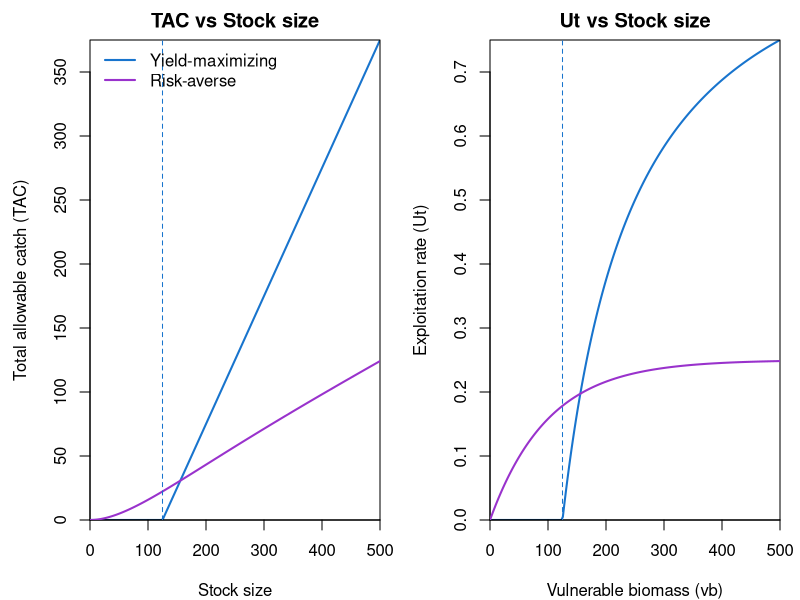
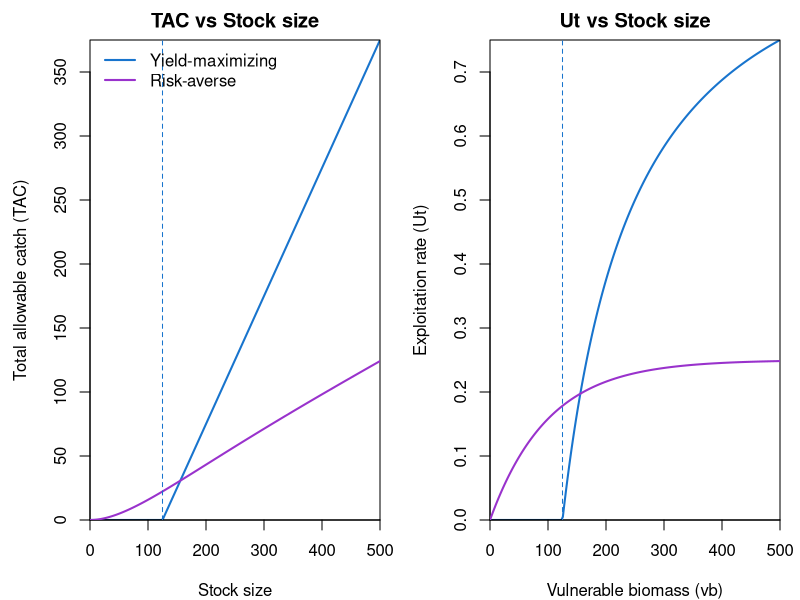

Write R code to recreate these figures, in order.
## ---- chunk 1

# X = guaranteed catch, H = high value of 50-50 gamble where
# (other outcome = 0)
get_upow <- function(X, H) log(0.5) / (log(X) - log(H))

# Example: Cahill is indifferent between 2 guaranteed and 
# a 50/50 gamble between 0 or 10 walleye
get_upow(X = 2, H = 10)

## ---- chunk 2

# stock range
stock <- seq(0, 500, length.out = 200)

# Yield-maximizing policy (fixed escapement)
escapement <- 125
tac_yield <- pmax(stock - escapement, 0)
ut_yield <- tac_yield / stock
ut_yield[stock == 0] <- 0  # handle division by 0

# HARA utility policy (smooth asymptote to max Ut)
Umax <- 0.25
tac_hara <- stock * Umax * (1 - exp(-stock / 100))
ut_hara <- tac_hara / stock
ut_hara[stock == 0] <- 0

# layout
par(mfrow = c(1, 2), mar = c(4, 4.5, 2, 1))

# Plot 1: TAC vs stock
plot(stock, tac_yield, type = "l", lwd = 2, col = "dodgerblue3",
     xlab = "Stock size", ylab = "Total allowable catch (TAC)",
     ylim = c(0, max(tac_yield, tac_hara)), yaxs = "i", xaxs = "i",
     main = "TAC vs Stock size")
lines(stock, tac_hara, lwd = 2, col = "darkorchid")
abline(v = escapement, col = "dodgerblue3", lty = 2)
legend("topleft", legend = c("Yield-maximizing",
                             "Risk-averse"),
       col = c("dodgerblue3", "darkorchid"), lwd = 2, bty = "n")

# Plot 2: Ut vs stock
plot(stock, ut_yield, type = "l", lwd = 2, col = "dodgerblue3",
     xlab = "Vulnerable biomass (vb)", ylab = "Exploitation rate (Ut)",
     ylim = c(0, max(ut_yield, ut_hara)), yaxs = "i", xaxs = "i",
     main = "Ut vs Stock size")
lines(stock, ut_hara, lwd = 2, col = "darkorchid")
abline(v = escapement, col = "dodgerblue3", lty = 2)
## ---- chunk 3

# stock range
stock <- seq(0, 500, length.out = 200)

# Yield-maximizing policy (fixed escapement)
escapement <- 125
tac_yield <- pmax(stock - escapement, 0)
ut_yield <- tac_yield / stock
ut_yield[stock == 0] <- 0  # handle division by 0

# HARA utility policy (smooth asymptote to max Ut)
Umax <- 0.25
tac_hara <- stock * Umax * (1 - exp(-stock / 100))
ut_hara <- tac_hara / stock
ut_hara[stock == 0] <- 0

# layout
par(mfrow = c(1, 2), mar = c(4, 4.5, 2, 1))

# Plot 1: TAC vs stock
plot(stock, tac_yield, type = "l", lwd = 2, col = "dodgerblue3",
     xlab = "Stock size", ylab = "Total allowable catch (TAC)",
     ylim = c(0, max(tac_yield, tac_hara)), yaxs = "i", xaxs = "i",
     main = "TAC vs Stock size")
lines(stock, tac_hara, lwd = 2, col = "darkorchid")
abline(v = escapement, col = "dodgerblue3", lty = 2)
legend("topleft", legend = c("Yield-maximizing",
                             "Risk-averse"),
       col = c("dodgerblue3", "darkorchid"), lwd = 2, bty = "n")

# Plot 2: Ut vs stock
plot(stock, ut_yield, type = "l", lwd = 2, col = "dodgerblue3",
     xlab = "Vulnerable biomass (vb)", ylab = "Exploitation rate (Ut)",
     ylim = c(0, max(ut_yield, ut_hara)), yaxs = "i", xaxs = "i",
     main = "Ut vs Stock size")
lines(stock, ut_hara, lwd = 2, col = "darkorchid")
abline(v = escapement, col = "dodgerblue3", lty = 2)
